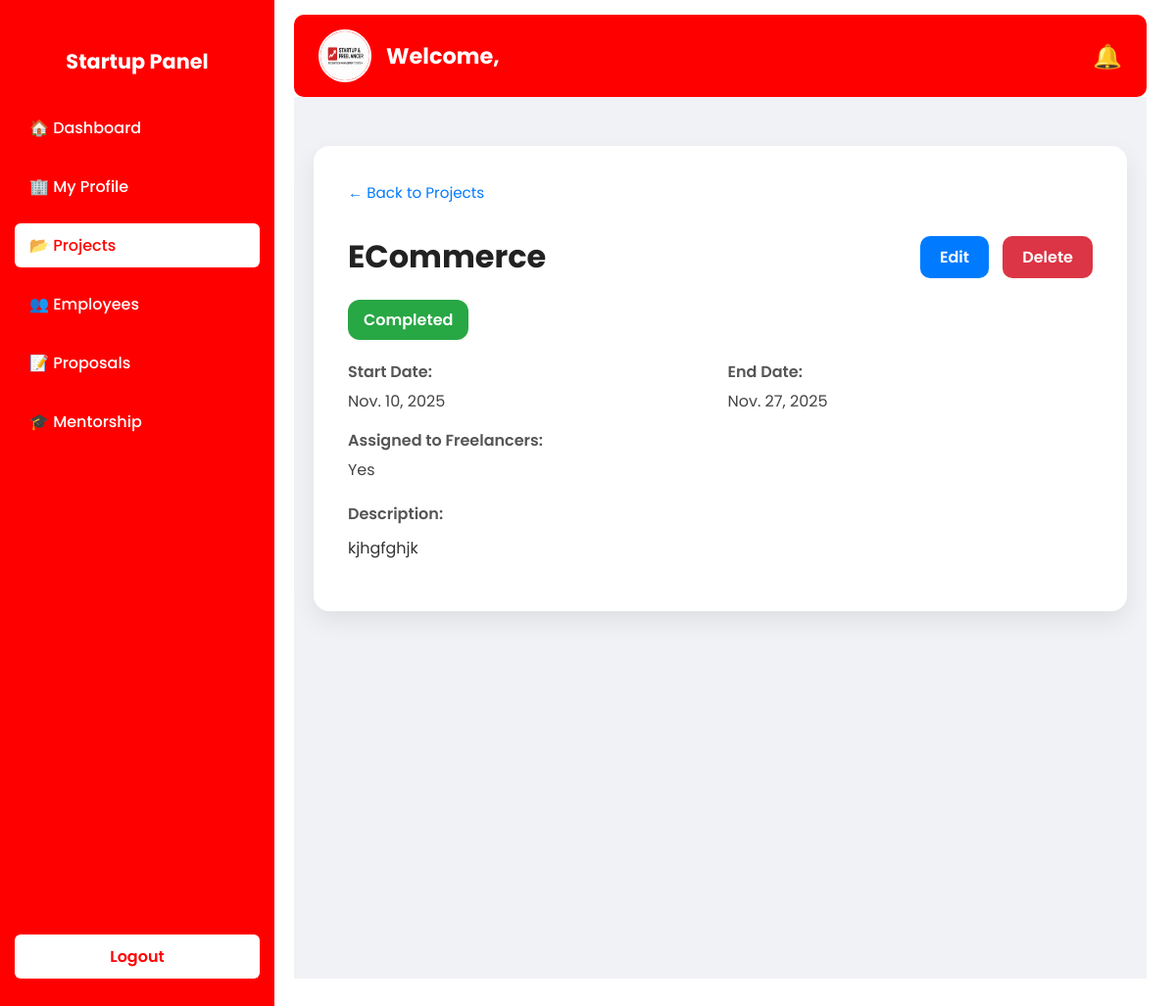
The app's page /startup/projects/3/ (signed in), older data.
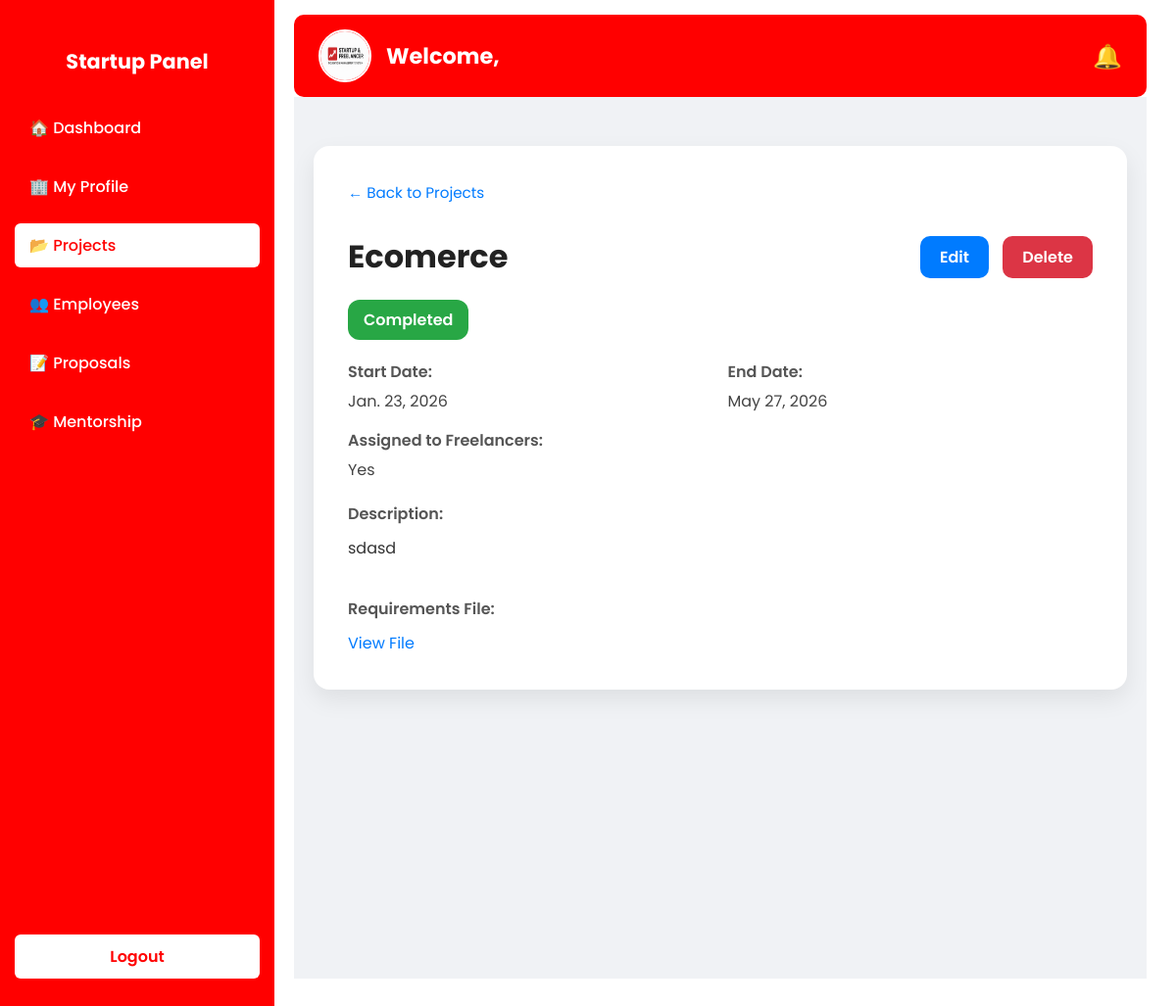
The same page, newer data.
### projects/models.py (models this page shows, shortened)
class Project(models.Model):
    startup = models.ForeignKey(StartupProfile, on_delete=models.CASCADE, related_name="projects")
    name = models.CharField(max_length=200)
    description = models.TextField()
    requirements_file = models.FileField(upload_to='project_requirements/', blank=True, null=True)  # Local file storage
    start_date = models.DateField()
    end_date = models.DateField(blank=True, null=True)
    status = models.CharField(max_length=20, choices=[
        ('PLANNED', 'Planned'),
        ('ONGOING', 'Ongoing'),
        ('COMPLETED', 'Completed')
    ], default='PLANNED')
    assigned_to_freelancers = models.BooleanField(default=False)
    employees_assigned = models.ManyToManyField(Employee, blank=True, related_name='projects')

### startup/views.py (the view)
# urls.py: path("projects/<int:project_id>/", views.project_detail, name="freelancer_project_detail"),
@login_required
def project_detail(request, project_id):
    project = get_object_or_404(Project, id=project_id, startup=request.user.startup_profile)
    proposals = project.proposals.all()
    assigned_employees = project.employees_assigned.all()
    return render(request, 'project_detail.html', {'project': project, 'proposals': proposals, 'assigned_employees': assigned_employees})

### startup/templates/project_detail.html (shortened to what this page needs)
{% extends 'base_startup.html' %}
{% load static %}
{% block content %}
<div class="page-container">
    <div class="project-card">
        <div class="breadcrumb">
            <a href="{% url 'startup:startup_projects' %}">← Back to Projects</a>
        </div>
        <div class="card-header">
            <h1>{{ project.name }}</h1>
            <div class="card-actions">
                <a href="{% url 'startup:update_project' project.id %}" class="btn edit-btn">Edit</a>
                <a href="{% url 'startup:delete_project' project.id %}" class="btn delete-btn">Delete</a>
            </div>
        </div>
        <div
            class="status-badge {% if project.status == 'PLANNED' %}planned{% elif project.status == 'ONGOING' %}ongoing{% elif project.status == 'COMPLETED' %}completed{% endif %}">
            {{ project.get_status_display }}
        </div>
        <div class="info-grid">
            <div class="info-item">
                <span class="label">Start Date:</span>
                <span>{{ project.start_date }}</span>
            </div>
            <div class="info-item">
                <span class="label">End Date:</span>
                <span>{{ project.end_date|default:"—" }}</span>
            </div>
            <div class="info-item">
                <span class="label">Assigned to Freelancers:</span>
                <span>{{ project.assigned_to_freelancers|yesno:"Yes,No" }}</span>
            </div>
        </div>
        <div class="section">
            <span class="label">Description:</span>
            <p>{{ project.description }}</p>
        </div>
        {% if project.requirements_file %}
        <div class="section">
            <span class="label">Requirements File:</span>
            <a href="{{ project.requirements_file.url }}" target="_blank" download>View File</a>
        </div>
        {% endif %}
    </div>
</div>
{% endblock %}

Row changes from the older to the newer data that the page shows:
changed Project "Completed": name "ECommerce" → "Ecomerce"; start_date "Nov. 10, 2025" → "Jan. 23, 2026"; end_date "Nov. 27, 2025" → "May 27, 2026"; description "kjhgfghjk" → "sdasd"
Text that changed along with them:
text now shown: "Requirements File: View File"
